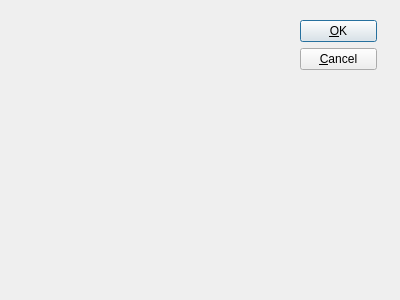
<ui version="4.0" >
 <author></author>
 <comment></comment>
 <exportmacro></exportmacro>
 <class>Dialog</class>
 <widget class="QDialog" name="Dialog" >
  <property name="geometry" >
   <rect>
    <x>0</x>
    <y>0</y>
    <width>400</width>
    <height>300</height>
   </rect>
  </property>
  <property name="windowTitle" >
   <string>Dialog</string>
  </property>
  <widget class="QWidget" name="layoutWidget" >
   <property name="geometry" >
    <rect>
     <x>300</x>
     <y>20</y>
     <width>77</width>
     <height>106</height>
    </rect>
   </property>
   <layout class="QVBoxLayout" >
    <property name="margin" >
     <number>0</number>
    </property>
    <property name="spacing" >
     <number>6</number>
    </property>
    <item>
     <widget class="QPushButton" name="okButton" >
      <property name="text" >
       <string>&amp;OK</string>
      </property>
     </widget>
    </item>
    <item>
     <widget class="QPushButton" name="cancelButton" >
      <property name="text" >
       <string>&amp;Cancel</string>
      </property>
     </widget>
    </item>
    <item>
     <spacer>
      <property name="orientation" >
       <enum>Qt::Vertical</enum>
      </property>
      <property name="sizeHint" >
       <size>
        <width>20</width>
        <height>40</height>
       </size>
      </property>
     </spacer>
    </item>
   </layout>
  </widget>
 </widget>
 <pixmapfunction></pixmapfunction>
 <resources/>
 <connections>
  <connection>
   <sender>okButton</sender>
   <signal>clicked()</signal>
   <receiver>Dialog</receiver>
   <slot>accept()</slot>
   <hints>
    <hint type="sourcelabel" >
     <x>351</x>
     <y>38</y>
    </hint>
    <hint type="destinationlabel" >
     <x>233</x>
     <y>29</y>
    </hint>
   </hints>
  </connection>
  <connection>
   <sender>cancelButton</sender>
   <signal>clicked()</signal>
   <receiver>Dialog</receiver>
   <slot>reject()</slot>
   <hints>
    <hint type="sourcelabel" >
     <x>330</x>
     <y>66</y>
    </hint>
    <hint type="destinationlabel" >
     <x>197</x>
     <y>125</y>
    </hint>
   </hints>
  </connection>
 </connections>
</ui>
